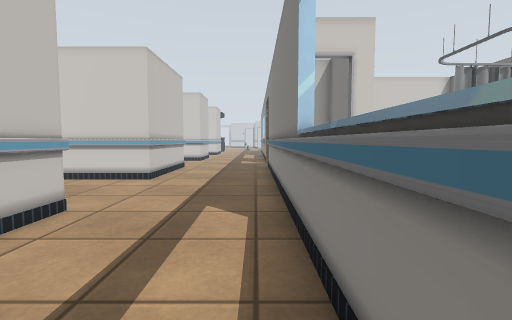
view 1 (above)

24 first-person views from a walk through a world built for the Gazebo simulator. The camera is 0.9 m above the floor, tilts 4° down and sees 85° across. The floor is counted in squares, 0.5 m on a side. Each view is taken from the middle of a square. On the plan, view 1 faces up. The plan holds only what a view shows up to about 15 squares ahead; the rest is blank. The place goes on beyond the plan. Some surface patterns are stand-ins.

view 2
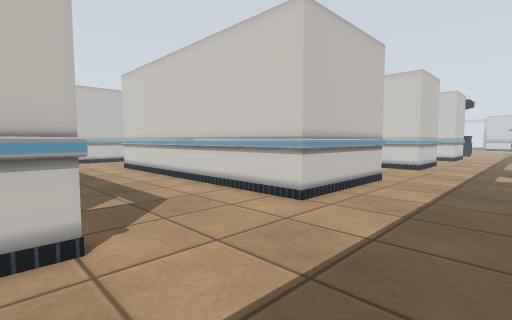

view 3
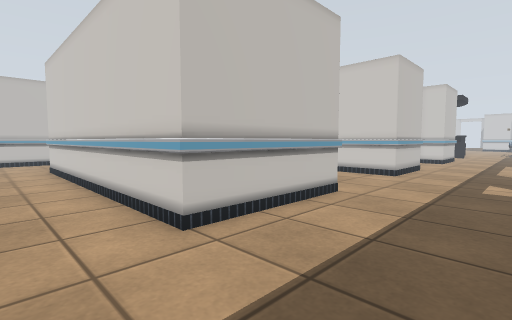

view 4
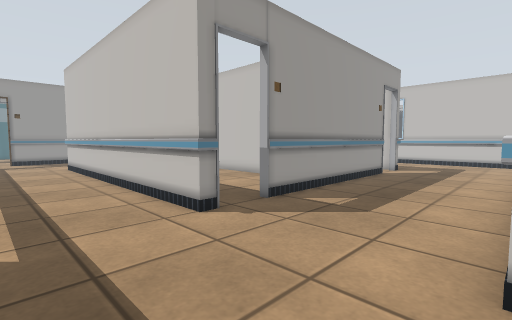

view 5
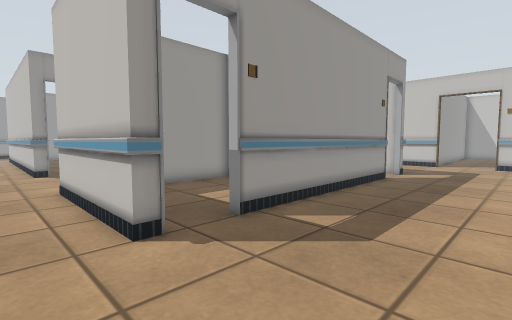

view 6
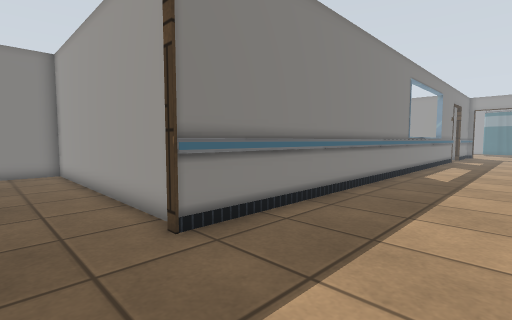

view 7
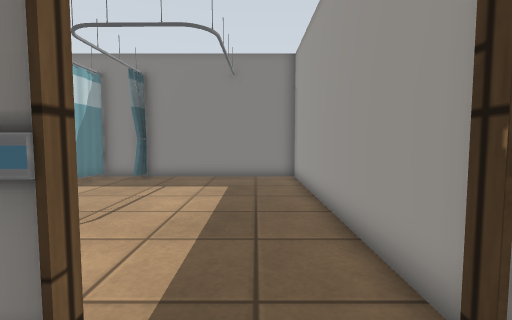

view 8
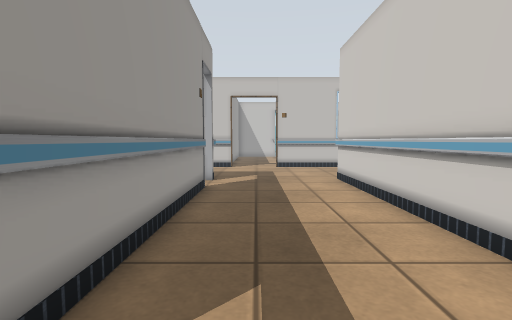

view 9
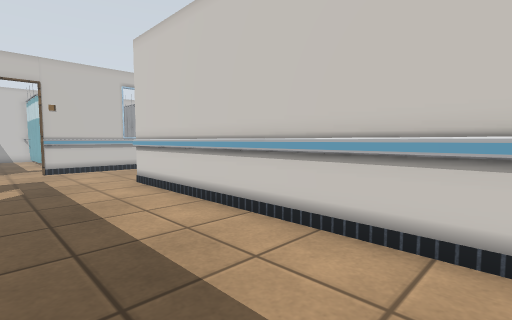

view 10
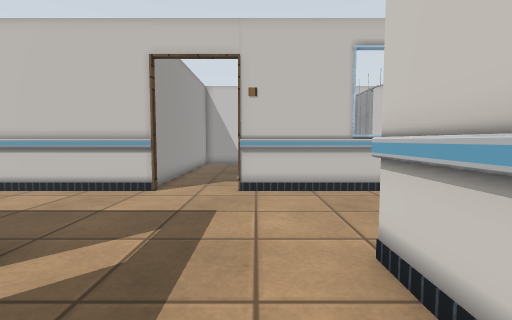

view 11
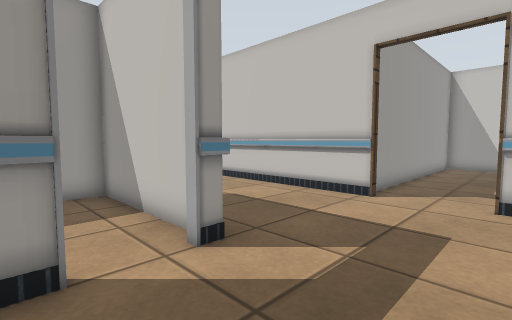

view 12
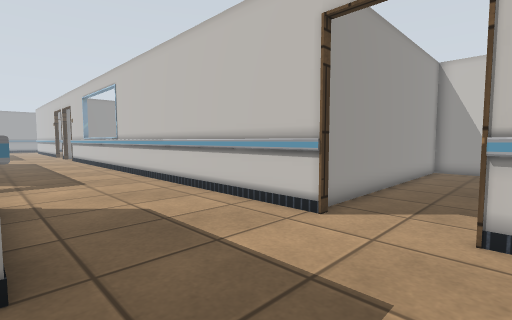

view 13
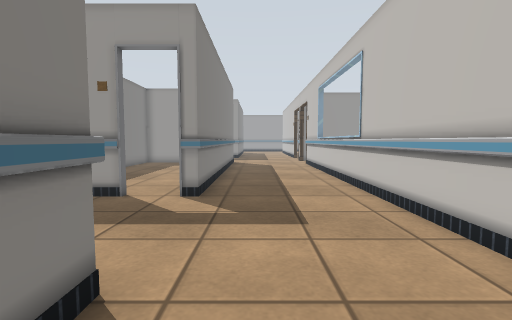

view 14
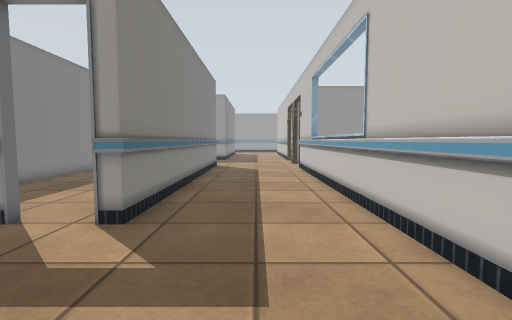

view 15
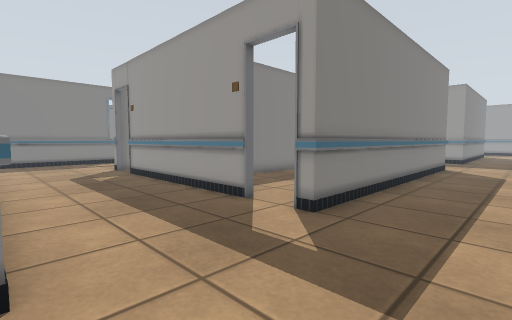

view 16
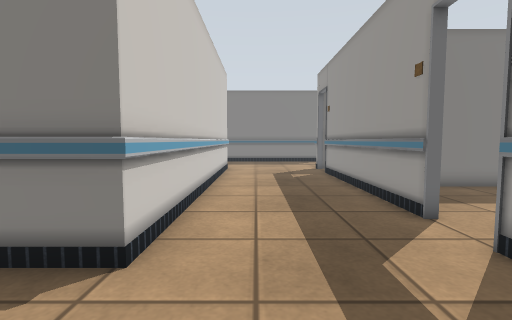

view 17
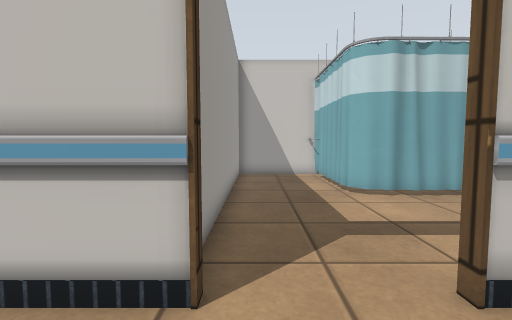

view 18
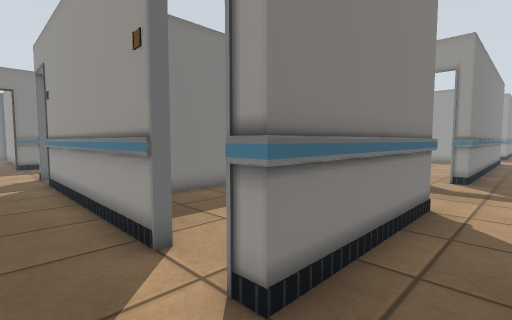

view 19
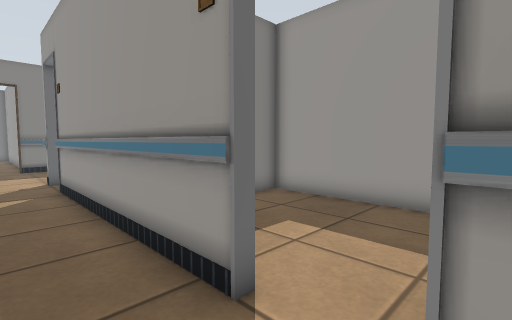

view 20
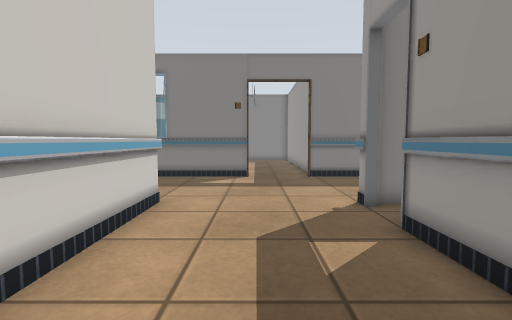

view 21
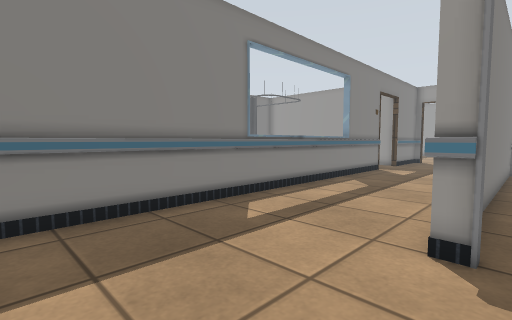

view 22
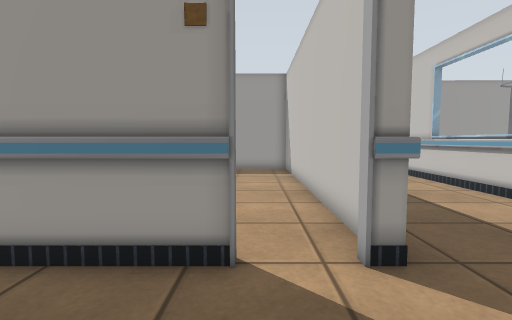

view 23
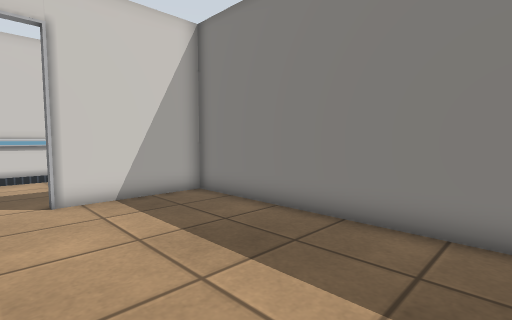

view 24
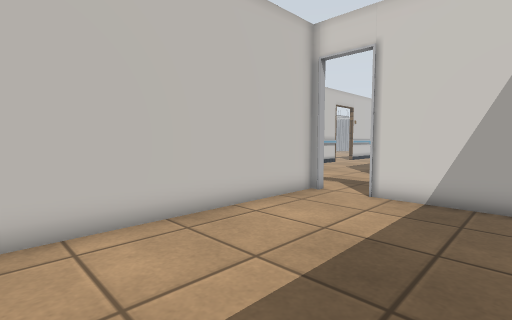

### Floor plan
Key: @ floor where view 1 was taken; # wall or solid block; . floor; = window, fence, low wall or low ledge; C curtain.
Columns run from 35 left of view 1 to 13 right of it. Each row starts with its distance up from view 1.
 26     C.    #....               #.....#    ......C#
 25    .C...  #.....###############.....#   ........#
 24    .C.... #.........................# ..........#
 23 CCCC......#.........................#...........#
 22 ................................................#
 21 ................................................#
 20 ................................................#
 19 ###########.....#..##########.#.....#############
 18           #.....#....         #.....#
 17           #.....#......       #.....#
 16           #.....#......#      #.....#
 15           #.....#......#      #.....####
 14           #.....#......#      #.....#  #
 13           #.....###############.....#  #
 12           #.........................#  #    CCC
 11           #.........................#  #
 10           #.........................#  #
  9           #.........................#
  8           #.........................#
  7           #.....#..##########.#.....#
  6           #.....#......#      #.....#
  5           =.....#......#      #.....=
  4           =.....#......#      #.....=
  3           =.....#......#      #.....=
  2           =.....#......#      #.....=
  1           =.....#......#      #.....=
  0           =.....#......#      #....@=
 -1           =.....#......#      #.....=
 -2           #.....#......#      #.....#

Where each view was taken, in squares from view 1:
view 1: 0 up, 0 right, facing up
view 2: 6 up, 0 right, facing up-left
view 3: 10 up, 0 right, facing up-left
view 4: 13 up, 1 left, facing down-left
view 5: 24 up, 3 left, facing down-left
view 6: 22 up, 4 left, facing down-right
view 7: 21 up, 1 left, facing right
view 8: 21 up, 6 left, facing left
view 9: 20 up, 7 left, facing up-left
view 10: 23 up, 15 left, facing left
view 11: 23 up, 16 left, facing down-left
view 12: 23 up, 19 left, facing down-left
view 13: 16 up, 21 left, facing down
view 14: 13 up, 22 left, facing down
view 15: 13 up, 23 left, facing down-right
view 16: 11 up, 23 left, facing right
view 17: 20 up, 22 left, facing left
view 18: 21 up, 21 left, facing down-right
view 19: 21 up, 19 left, facing down-right
view 20: 22 up, 13 left, facing right
view 21: 12 up, 6 left, facing down-right
view 22: 11 up, 17 left, facing down
view 23: 2 down, 18 left, facing up-right
view 24: 2 down, 13 left, facing up-left
